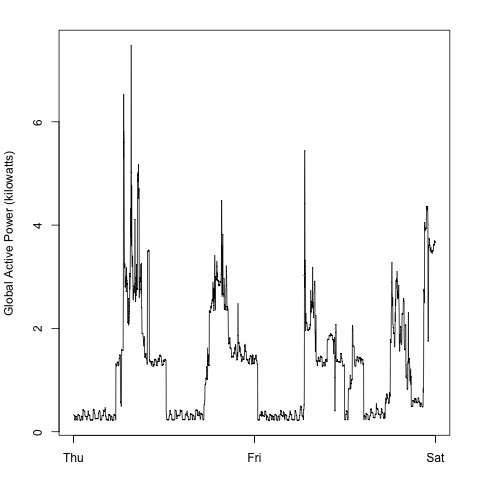

R code for this plot:
source("plotUtilities.R")

plot2 <- function() {
    data <- readData()
    png("plot2.png")
    par(mar = c(3.1, 4.1, 2.1, 2.1))
    drawPlot2(data)
    dev.off()
}
